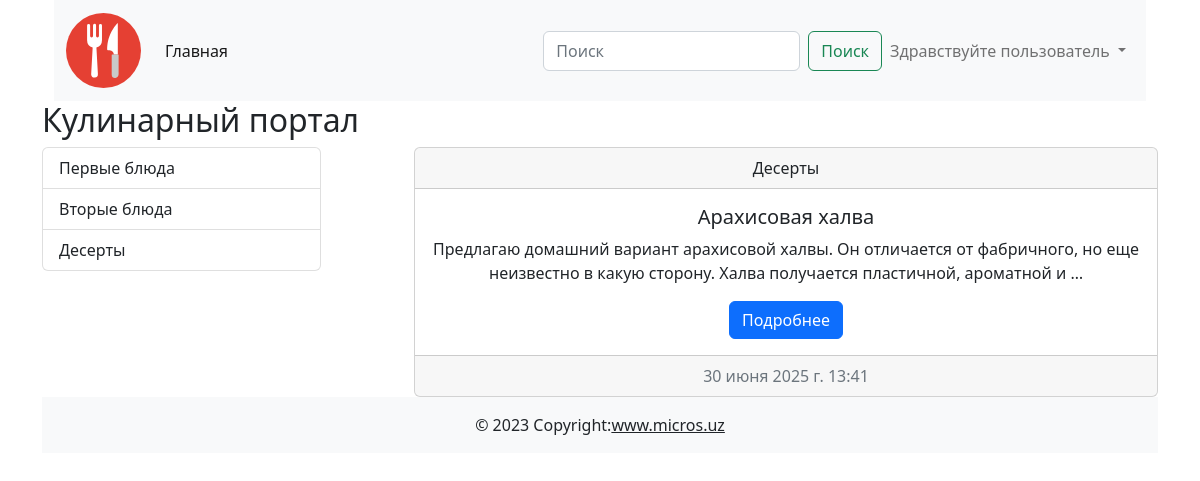
Screenshot of /category/3/ with the database file from the repository.
### cooking/models.py (models this page shows, shortened)
class Category(models.Model):
	title = models.CharField(max_length=255, verbose_name='Название категории')
	def __str__(self):
		return self.title
	def get_absolute_url(self):
		return reverse("category_list", kwargs={"pk": self.pk})
	class Meta:
		verbose_name = 'Категория'
		verbose_name_plural = 'Категории'

class Post(models.Model):
	title = models.CharField(max_length=255, verbose_name='Заголовок статьи')
	content = models.TextField(default='Скоро тут будет статья...', verbose_name='Текст статьи')
	created_at = models.DateTimeField(auto_now_add=True, verbose_name='Дата создания')
	updated_at = models.DateTimeField(auto_now=True, verbose_name='Дата обновления')
	photo = models.ImageField(upload_to='images/', blank=True, null=True, verbose_name='Изображение')
	watched = models.IntegerField(default=0, verbose_name='Просмотры')
	is_published = models.BooleanField(default=True, verbose_name='Опубликовано')
	category = models.ForeignKey(Category, on_delete=models.CASCADE, verbose_name='Категория')
	def get_absolute_url(self):
		return reverse("post_detail", kwargs={"pk": self.pk})
	class Meta:
		verbose_name = 'Пост'
		verbose_name_plural = 'Посты'

### cooking/views.py (the view)
# urls.py: path('category/<int:pk>/', category_list, name='category_list'),
def category_list(request, pk):
	posts = Post.objects.filter(category_id=pk)
	context = {
		'title': posts[0].category,
		'posts': posts,
	}
	return render(request, 'cooking/index.html', context)

### cooking/templatetags/blog_tags.py (called while the page is built)
@register.simple_tag
def get_all_categories():
    from cooking.models import Category
    return Category.objects.all()

### cooking/templates/cooking/index.html
{% extends "base.html" %}
{% block main %}
<h2>Кулинарный портал</h2>
<div class="d-flex justify-content-between">
	<div class="col-3">
		 {% include "cooking/components/_category_buttons.html" %}
	</div>
	<div class="col-8">
		 {% for post in posts %}
		 		{% include "cooking/components/_post_list.html" %}
		 {% endfor %}
	</div>
</div>
{% endblock main %}

### cooking/templates/cooking/components/_category_buttons.html
{% load blog_tags %}
<div class="list-group">
	{% get_all_categories as categories %}
	{% for category in categories %}
		<a href="{{ category.get_absolute_url }}" class="list-group-item list-group-item-action">{{ category }}</a>
	{% endfor %}
</div>

### cooking/templates/cooking/components/_post_list.html
<div class="card text-center">
	<div class="card-header">{{ post.category }}</div>
	<div class="card-body">
		<h5 class="card-title">{{ post.title }}</h5>
		<p class="card-text">{{ post.content | truncatewords:20 }}</p>
		<a href="{{ post.get_absolute_url }}" class="btn btn-primary">Подробнее</a>
	</div>
	<div class="card-footer text-muted">{{post.created_at}}</div>
</div>

### rows the page displays
Category: title "Первые блюда"
Category: title "Вторые блюда"
Category: title "Десерты"
Post: category "Десерты", title "Арахисовая халва", content "Предлагаю домашний вариант арахисовой халвы. Он отличается от фабричного, но еще неизвестно в какую сторону. Халва получается пластичной, ароматной и …", created_at "30 июня 2025 г. 13:41"
